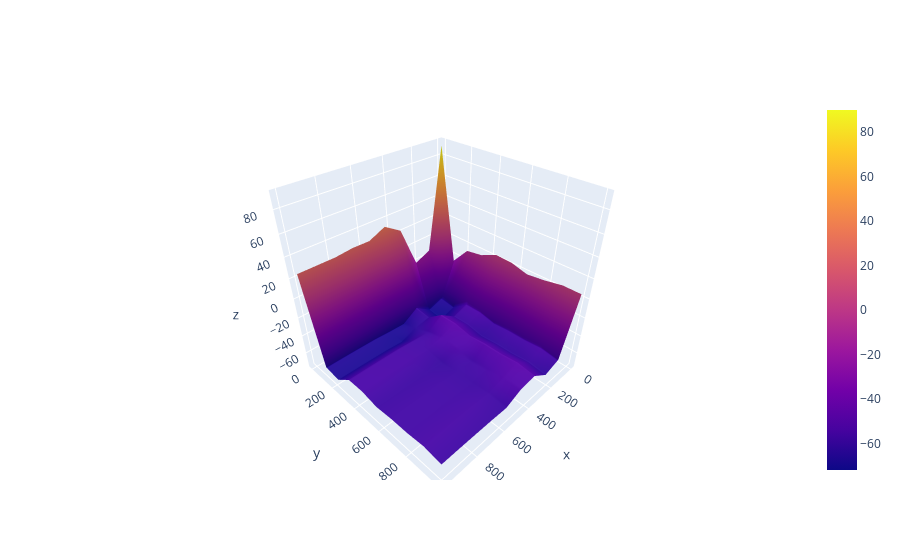

The notebook cell saved with this chart:
### Code cell
import plotly.express as px
import plotly.graph_objects as go

fig = go.Figure(data=[go.Surface(z=T2['Value'].to_numpy().reshape(10,10), x=np.linspace(0,1000,10), y=np.linspace(0,1000,10))])


fig.show()
